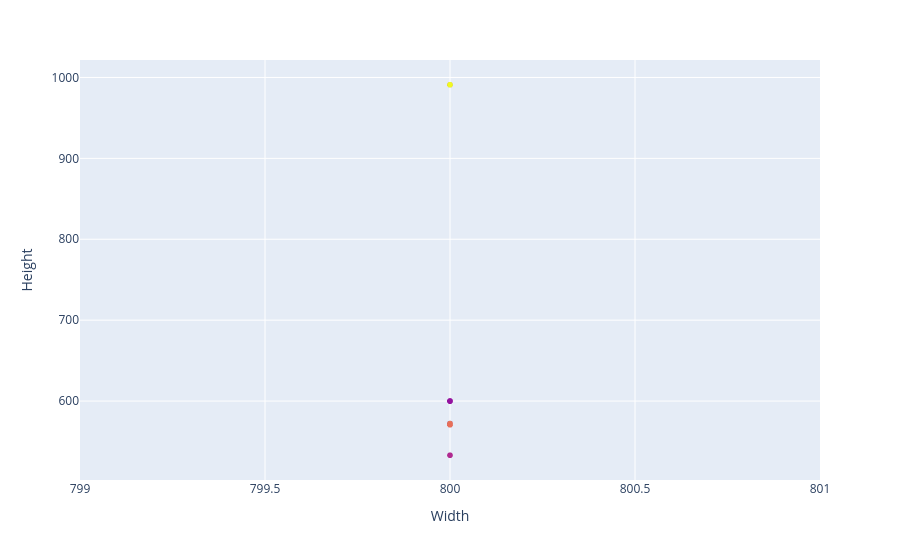

Notebook code cell kept with this figure:
### Code cell
# Plotly Shape Profile 
fig = px.scatter(
    df, 
    x="Width", 
    y="Height", 
    hover_name=df.index, 
    color="icp_u"
    )
fig.update_layout(coloraxis_showscale=False)
fig.show()

### Figure 1 — Plotly figure (JSON) as saved in the notebook; plotly's stock layout.template omitted (floating-point values rounded to 4 significant figures; data arrays with more than 128 entries replaced by an {"elided": "..."} marker saying what was removed)
{"data": [{"hovertemplate": "<b>%{hovertext}</b><br><br>Width=%{x}<br>Height=%{y}<br>icp_u=%{marker.color}<extra></extra>", "hovertext": {"elided": "1220 str values"}, "legendgroup": "", "marker": {"color": {"elided": "1220 float values"}, "coloraxis": "coloraxis", "symbol": "circle"}, "mode": "markers", "name": "", "showlegend": false, "type": "scattergl", "x": {"elided": "1220 int values"}, "xaxis": "x", "y": {"elided": "1220 int values"}, "yaxis": "y"}], "layout": {"coloraxis": {"colorbar": {"title": {"text": "icp_u"}}, "colorscale": [[0, "#0d0887"], [0.1111, "#46039f"], [0.2222, "#7201a8"], [0.3333, "#9c179e"], [0.4444, "#bd3786"], [0.5556, "#d8576b"], [0.6667, "#ed7953"], [0.7778, "#fb9f3a"], [0.8889, "#fdca26"], [1, "#f0f921"]], "showscale": false}, "legend": {"tracegroupgap": 0}, "margin": {"t": 60}, "xaxis": {"anchor": "y", "domain": [0, 1], "title": {"text": "Width"}}, "yaxis": {"anchor": "x", "domain": [0, 1], "title": {"text": "Height"}}}}
